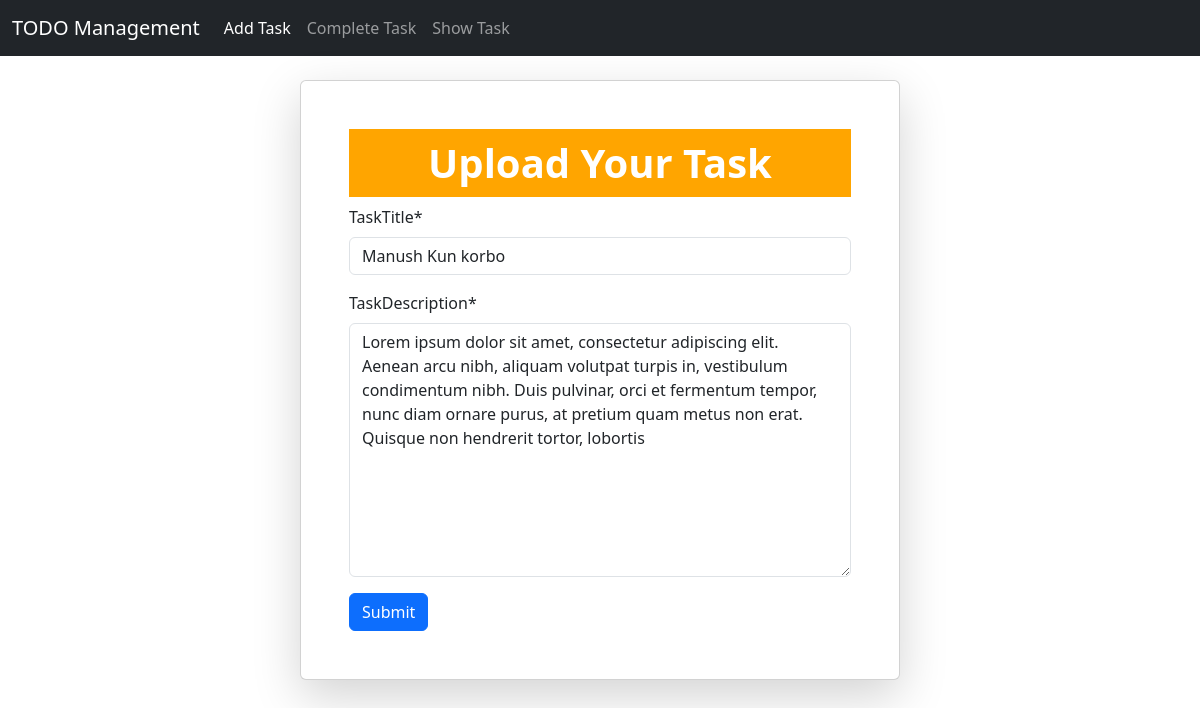
Page /edit_task/11/ on the committed database.
### Todo/models.py (models this page shows, shortened)
class TaskModel(models.Model):
    taskTitle = models.CharField(max_length=50)
    taskDescription = models.TextField(max_length=1000)
    is_completed = models.BooleanField(default=False)

### Todo/views.py (the view)
# urls.py: path('edit_task/<int:id>/', views.edit_task, name='edit_task'),
def edit_task(request, id):
    task = TaskModel.objects.get(pk=id)
    form = ToDoForm(instance=task)
    if request.method == 'POST':
        form = ToDoForm(request.POST, instance=task)
        if form.is_valid():
            form.save()
            return redirect('show_tasks')
    return render(request, 'add_tasks.html', {'form': form, 'task_id': id})

### Todo/forms.py
class ToDoForm(forms.ModelForm):
    class Meta:
        model = TaskModel
        fields = ['taskTitle','taskDescription']

### Todo/templates/add_tasks.html (shortened to what this page needs)
{% extends "base.html" %}
{% load crispy_forms_tags %}
{% block content %}
<br/>
<div style="width: 50%; margin: auto;" class="card p-5 shadow-lg">
    <h1 style="text-align: center; background-color: Orange; color: white; padding: 10px;">
        <b> Upload Your Task </b>
    </h1>
    <form style="height: 50%;" method="POST">
        {{ form|crispy }}
        <button class="btn btn-primary" type="submit">Submit</button>
    </form>
</div>
{% endblock %}

### rows in the picture
TaskModel: taskTitle "Manush Kun korbo", taskDescription "Lorem ipsum dolor sit amet, consectetur adipiscing elit. Aenean arcu nibh, aliquam volutpat turpis in, vestibulum condimentum nibh. Duis pulvinar, orci et fermentum tempor, nunc diam ornare purus, at pretium quam metus non erat. Quisque non hendrerit tortor, lobortis"
